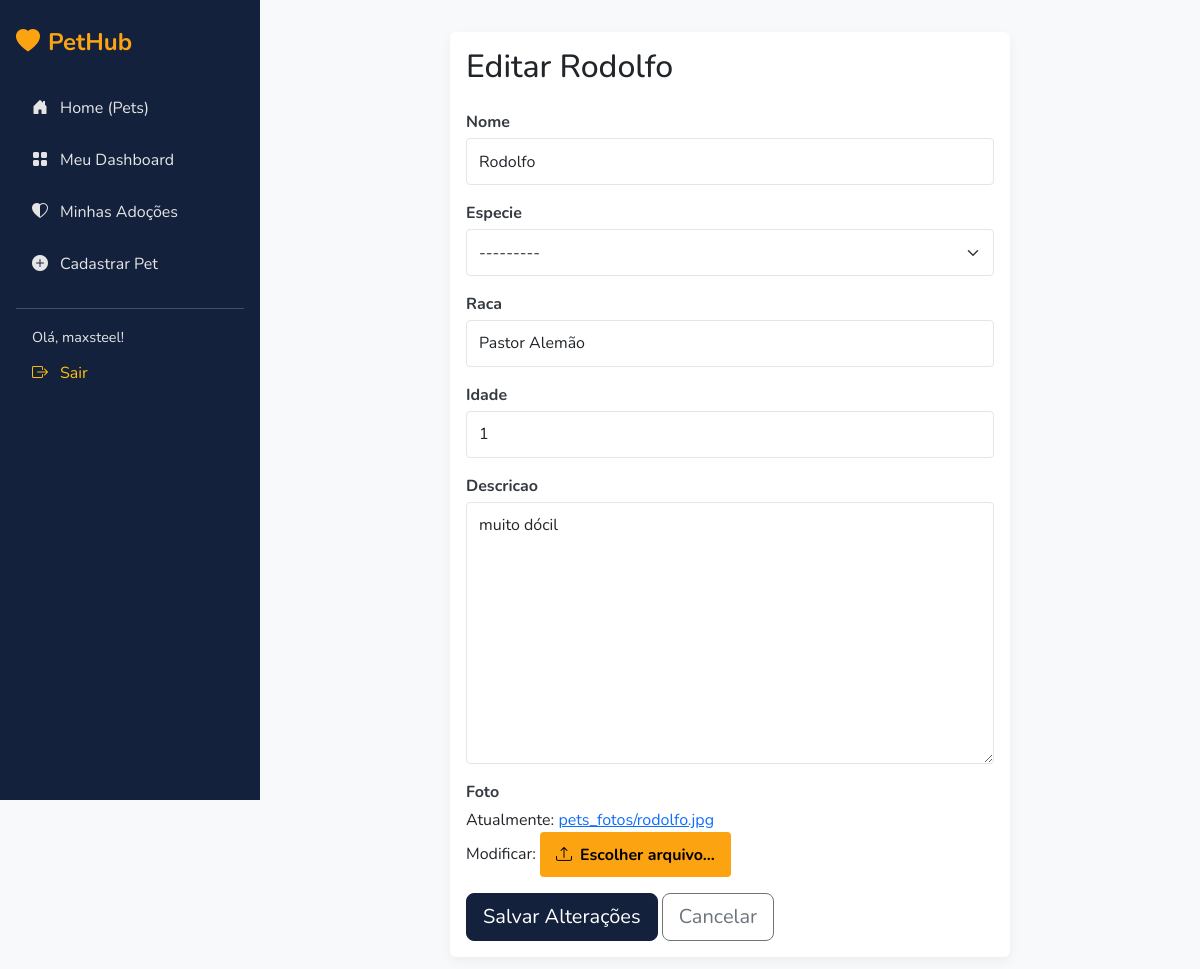
/pets/1/editar/ (signed in), run on the app's committed database.
### pets/models.py (models this page shows, shortened)
class Pet(models.Model):
    STATUS_CHOICES = (
        ('disponivel', 'Disponível'),
        ('adotado', 'Adotado'),
    )
    ESPECIE_CHOICES = (
        ('cao', 'Cão'),
        ('gato', 'Gato'),
    )
    dono = models.ForeignKey(User, on_delete=models.CASCADE, related_name='pets')
    nome = models.CharField(max_length=100)
    especie = models.CharField(max_length=10, choices=ESPECIE_CHOICES) # <-- MODIFICADO AQUI
    raca = models.CharField(max_length=50, blank=True, null=True)
    idade = models.PositiveIntegerField()
    descricao = models.TextField(max_length=500)
    foto = models.ImageField(upload_to='pets_fotos/')
    status_adocao = models.CharField(
        max_length=20,
        choices=STATUS_CHOICES,
        default='disponivel'
    )

### pets/views.py (the view)
# urls.py: path('pets/<int:pk>/editar/', views.pet_update_view, name='pet-update'),
@login_required
def pet_update_view(request, pk):
    pet = get_object_or_404(Pet, pk=pk)
    if request.user != pet.dono:
        return redirect('pet-list')
    if request.method == 'POST':
        form = PetForm(request.POST, request.FILES, instance=pet)
        if form.is_valid():
            form.save()
            messages.success(request, 'Informações do pet atualizadas!')
            return redirect('pet-detail', pk=pet.pk)
    else:
        form = PetForm(instance=pet)
    context = {
        'form': form,
        'pet': pet
    }
    return render(request, 'pets/pet_form.html', context)

### pets/forms.py
class PetForm(forms.ModelForm):
    class Meta:
        model = Pet
        fields = ['nome', 'especie', 'raca', 'idade', 'descricao', 'foto']

### templates/pets/pet_form.html (shortened to what this page needs)
{% extends 'base.html' %}
{% block content %}
    <div class="row justify-content-center">
        <div class="col-lg-8">
            <div class="card">
                <div class="card-body">
                    {% if pet %}
                        <h2 class="card-title mb-4">Editar {{ pet.nome }}</h2>
                    {% else %}
                        <h2 class="card-title mb-4">Cadastrar novo Pet para Adoção</h2>
                    {% endif %}
                    <form method="post" enctype="multipart/form-data">
                        {% for field in form %}
                            <div class="mb-3">
                                <label for="{{ field.id_for_label }}" class="form-label">{{ field.label }}</label>
                                {% if field.name == 'foto' %}
                                    <div class="custom-file-wrapper">
                                        {{ field }} <label for="{{ field.id_for_label }}" class="custom-file-label">
                                            <i class="bi bi-upload"></i>
                                            <span id="file-name-display"> Escolher arquivo...</span>
                                        </label>
                                    </div>
                                    {% else %}
                                    {{ field }}
                                {% endif %}
                            </div>
                        {% endfor %}
                        <button type="submit" class="btn btn-primary btn-lg">Salvar Alterações</button>
                        <a href="{{ pet.get_absolute_url|default:'/' }}" class="btn btn-outline-secondary btn-lg">Cancelar</a>
                    </form>
                </div>
            </div>
        </div>
    </div>
{% endblock %}

### templates/base.html (shortened to what this page needs)
{% load static %}
<!DOCTYPE html>
<html lang="pt-br">
<head>
    <link href="https://cdn.jsdelivr.net/npm/bootstrap@5.3.3/dist/css/bootstrap.min.css" rel="stylesheet">
    <link href="https://cdn.jsdelivr.net/npm/bootstrap-icons@1.11.3/font/bootstrap-icons.min.css" rel="stylesheet">
    <link rel="stylesheet" href="{% static 'css/style.css' %}">
</head>
<body>
    <aside class="sidebar" id="sidebar">
        <div class="sidebar-header">
            <a href="{% url 'pet-list' %}" class="sidebar-logo">
                <i class="bi bi-heart-fill"></i> PetHub
            </a>
        </div>
        <nav class="sidebar-nav">
            <ul class="nav flex-column">
                <li class="nav-item">
                    <a class="nav-link" href="{% url 'pet-list' %}">
                        <i class="bi bi-house-door-fill"></i> Home (Pets)
                    </a>
                </li>
                {% if user.is_authenticated %}
                <li class="nav-item">
                    <a class="nav-link" href="{% url 'dashboard' %}">
                        <i class="bi bi-grid-fill"></i> Meu Dashboard
                    </a>
                </li>
                <li class="nav-item">
                    <a class="nav-link" href="{% url 'my-adoptions' %}">
                        <i class="bi bi-heart-half"></i> Minhas Adoções
                    </a>
                </li>
                <li class="nav-item">
                    <a class="nav-link" href="{% url 'pet-create' %}">
                        <i class="bi bi-plus-circle-fill"></i> Cadastrar Pet
                    </a>
                </li>
                <li class="nav-item-divider"></li>
                <li class="nav-item">
                    <span class="nav-link-text">Olá, {{ user.username }}!</span>
                </li>
                <li class="nav-item">
                    <form method="post" action="{% url 'logout' %}" style="margin: 0;">
                        <button type="submit" class="nav-link logout-link btn-link-style">
                            <i class="bi bi-box-arrow-right"></i> Sair
                        </button>
                    </form>
                </li>
                {% endif %}
            </ul>
        </nav>
    </aside>
    <main class="main-content" id="main-content">
        <div class="container-fluid">
            {% block content %}
            {% endblock %}
        </div>
    </main>
</body>
</html>

### static/css/style.css (style rules this page uses)
:root { --cor-primaria: #14213d; --cor-destaque: #fca311; --cor-neutra-clara: #e5e5e5; --cor-branco: #ffffff; --cor-preto: #000000; }
body { font-family: 'Nunito', sans-serif; background-color: #f8f9fa; color: var(--cor-preto); }
.sidebar { position: fixed; top: 0; left: 0; width: 260px; height: 100vh; background-color: var(--cor-primaria); color: var(--cor-branco); padding: 1.5rem 1rem; transition: all 0.3s ease; z-index: 1000; }
.main-content { margin-left: 260px; padding: 2rem; transition: all 0.3s ease; }
.sidebar-logo { font-size: 1.5rem; font-weight: 700; color: var(--cor-destaque); text-decoration: none; display: flex; align-items: center; gap: 0.5rem; margin-bottom: 1.5rem; }
.sidebar-nav .nav-link { color: var(--cor-neutra-clara); font-size: 1rem; padding: 0.75rem 1rem; border-radius: 0.25rem; margin-bottom: 0.25rem; display: flex; align-items: center; gap: 0.75rem; }
.sidebar-nav .nav-link-text { color: var(--cor-neutra-clara); padding: 0.75rem 1rem; font-size: 0.9rem; }
.sidebar-nav .nav-item-divider { height: 1px; background-color: rgba(255, 255, 255, 0.2); margin: 1rem 0; }
.sidebar-nav .logout-link { color: #ffc107; }
.btn-link-style { background: none; border: none; padding: 0; cursor: pointer; width: 100%; text-align: left; color: #ffc107; }
.btn-link-style.nav-link { display: flex; align-items: center; gap: 0.75rem; }
.form-label { font-weight: 700; color: #343a40; margin-bottom: 0.25rem; }
.form-control, .form-select { border-radius: 0.25rem; border: 1px solid var(--cor-neutra-clara); padding-top: 0.65rem; padding-bottom: 0.65rem; box-shadow: none; }
.custom-file-wrapper { position: relative; overflow: hidden; display: block; cursor: pointer; }
.custom-file-label { background-color: var(--cor-destaque); color: var(--cor-preto); border-color: var(--cor-destaque); font-weight: 700; cursor: pointer; display: inline-flex; align-items: center; gap: 0.5rem; padding: 0.65rem 1rem; border-radius: 0.25rem; }
.card { border: none; box-shadow: 0 4px 12px rgba(0, 0, 0, 0.05); }
.btn-primary { background-color: var(--cor-primaria); border-color: var(--cor-primaria); }

### data on the page
Pet: nome "Rodolfo", form "Rodolfo" "---------" "Pastor Alemão" "1" "muito dócil", form "Atualmente: pets_fotos/rodolfo.jpg Modificar:"

### other printed values
{{ user.username }} "maxsteel"
{{ field.label }} "Nome" "Especie" "Raca" "Idade" "Descricao" "Foto"
